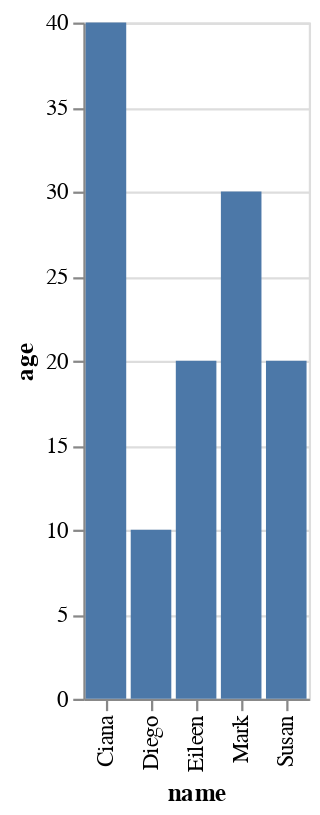

The notebook cell this image was saved under:
### Markdown cell above
Let's run this all together to generate a chart similar to the one we made above using Pandas.

### Code cell
# Plot name and age using Altair's Chart method


# Show the plot

### Figure 1 — Vega-Lite specification as saved in the notebook (floating-point values rounded to 4 significant figures)
{"config": {"view": {"continuousWidth": 400, "continuousHeight": 300}}, "data": {"name": "data-6286e3786fb222af855ad39a67bc5dd4"}, "mark": "bar", "encoding": {"x": {"field": "name", "type": "nominal"}, "y": {"field": "age", "type": "quantitative"}}, "$schema": "https://vega.github.io/schema/vega-lite/v4.17.0.json", "datasets": {"data-6286e3786fb222af855ad39a67bc5dd4": [{"name": "Susan", "age": 20, "full name": "Susan Johnson", "favorite animal": "cat"}, {"name": "Mark", "age": 30, "full name": "Mark Johnson", "favorite animal": "dog"}, {"name": "Ciana", "age": 40, "full name": "Ciana Johnson", "favorite animal": "cat"}, {"name": "Diego", "age": 10, "full name": "Diego Johnson", "favorite animal": "bird"}, {"name": "Eileen", "age": 20, "full name": "Eileen Johnson", "favorite animal": "cat"}]}}
